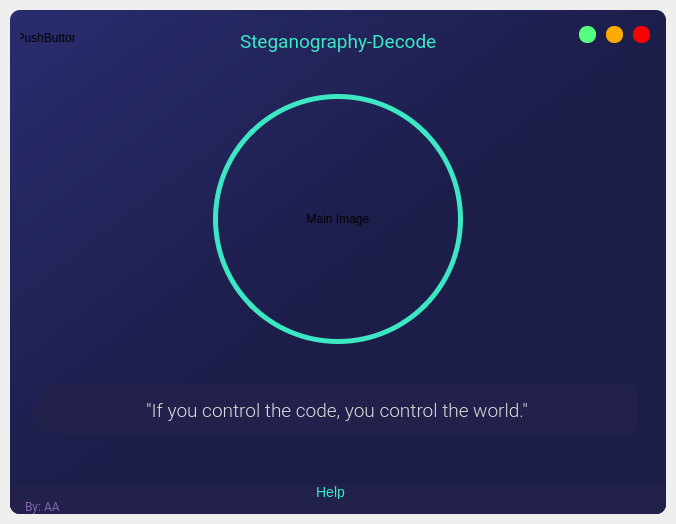
<?xml version="1.0" encoding="UTF-8"?>
<ui version="4.0">
 <class>MainWindow</class>
 <widget class="QMainWindow" name="MainWindow">
  <property name="geometry">
   <rect>
    <x>0</x>
    <y>0</y>
    <width>676</width>
    <height>524</height>
   </rect>
  </property>
  <property name="minimumSize">
   <size>
    <width>300</width>
    <height>300</height>
   </size>
  </property>
  <property name="windowTitle">
   <string>MainWindow</string>
  </property>
  <widget class="QWidget" name="centralwidget">
   <layout class="QVBoxLayout" name="drop_shadow_layout">
    <property name="spacing">
     <number>0</number>
    </property>
    <property name="leftMargin">
     <number>10</number>
    </property>
    <property name="topMargin">
     <number>10</number>
    </property>
    <property name="rightMargin">
     <number>10</number>
    </property>
    <property name="bottomMargin">
     <number>10</number>
    </property>
    <item>
     <widget class="QFrame" name="drop_shadow_frame">
      <property name="styleSheet">
       <string notr="true">background-color: qlineargradient(spread:pad, x1:0, y1:0, x2:1, y2:1, stop:0 rgba(42, 44, 111, 255), stop:0.521368 rgba(28, 29, 73, 255));
border-radius: 10px;</string>
      </property>
      <property name="frameShape">
       <enum>QFrame::NoFrame</enum>
      </property>
      <property name="frameShadow">
       <enum>QFrame::Raised</enum>
      </property>
      <layout class="QGridLayout" name="gridLayout">
       <property name="leftMargin">
        <number>0</number>
       </property>
       <property name="topMargin">
        <number>0</number>
       </property>
       <property name="rightMargin">
        <number>0</number>
       </property>
       <property name="bottomMargin">
        <number>0</number>
       </property>
       <item row="0" column="0">
        <widget class="QFrame" name="title_bar">
         <property name="maximumSize">
          <size>
           <width>16777215</width>
           <height>50</height>
          </size>
         </property>
         <property name="styleSheet">
          <string notr="true">background-color: none;</string>
         </property>
         <property name="frameShape">
          <enum>QFrame::NoFrame</enum>
         </property>
         <property name="frameShadow">
          <enum>QFrame::Raised</enum>
         </property>
         <layout class="QHBoxLayout" name="horizontalLayout">
          <property name="spacing">
           <number>0</number>
          </property>
          <property name="leftMargin">
           <number>0</number>
          </property>
          <property name="topMargin">
           <number>0</number>
          </property>
          <property name="rightMargin">
           <number>0</number>
          </property>
          <property name="bottomMargin">
           <number>0</number>
          </property>
          <item>
           <widget class="QFrame" name="frame_title">
            <property name="minimumSize">
             <size>
              <width>0</width>
              <height>50</height>
             </size>
            </property>
            <property name="font">
             <font>
              <family>Roboto Condensed Light</family>
              <pointsize>14</pointsize>
             </font>
            </property>
            <property name="frameShape">
             <enum>QFrame::StyledPanel</enum>
            </property>
            <property name="frameShadow">
             <enum>QFrame::Raised</enum>
            </property>
            <widget class="QLabel" name="label_title2">
             <property name="geometry">
              <rect>
               <x>230</x>
               <y>20</y>
               <width>202</width>
               <height>23</height>
              </rect>
             </property>
             <property name="font">
              <font>
               <family>Roboto</family>
               <pointsize>14</pointsize>
              </font>
             </property>
             <property name="styleSheet">
              <string notr="true">color: rgb(60, 231, 195);</string>
             </property>
             <property name="text">
              <string>&lt;html&gt;&lt;head/&gt;&lt;body&gt;&lt;p&gt;Steganography-Decode&lt;/p&gt;&lt;/body&gt;&lt;/html&gt;</string>
             </property>
            </widget>
            <widget class="QPushButton" name="back">
             <property name="geometry">
              <rect>
               <x>10</x>
               <y>20</y>
               <width>55</width>
               <height>16</height>
              </rect>
             </property>
             <property name="text">
              <string>PushButton</string>
             </property>
            </widget>
           </widget>
          </item>
          <item>
           <widget class="QFrame" name="frame_btns">
            <property name="maximumSize">
             <size>
              <width>100</width>
              <height>16777215</height>
             </size>
            </property>
            <property name="frameShape">
             <enum>QFrame::StyledPanel</enum>
            </property>
            <property name="frameShadow">
             <enum>QFrame::Raised</enum>
            </property>
            <layout class="QHBoxLayout" name="horizontalLayout_3">
             <item>
              <widget class="QPushButton" name="btn_maximize">
               <property name="minimumSize">
                <size>
                 <width>16</width>
                 <height>16</height>
                </size>
               </property>
               <property name="maximumSize">
                <size>
                 <width>17</width>
                 <height>17</height>
                </size>
               </property>
               <property name="toolTip">
                <string>Maximize</string>
               </property>
               <property name="styleSheet">
                <string notr="true">QPushButton {
	border: none;
	border-radius: 8px;	
	background-color: rgb(85, 255, 127);
}
QPushButton:hover {	
	background-color: rgba(85, 255, 127, 150);
}</string>
               </property>
               <property name="text">
                <string/>
               </property>
              </widget>
             </item>
             <item>
              <widget class="QPushButton" name="btn_minimize">
               <property name="minimumSize">
                <size>
                 <width>16</width>
                 <height>16</height>
                </size>
               </property>
               <property name="maximumSize">
                <size>
                 <width>17</width>
                 <height>17</height>
                </size>
               </property>
               <property name="toolTip">
                <string>Minimize</string>
               </property>
               <property name="styleSheet">
                <string notr="true">QPushButton {
	border: none;
	border-radius: 8px;		
	background-color: rgb(255, 170, 0);
}
QPushButton:hover {	
	background-color: rgba(255, 170, 0, 150);
}</string>
               </property>
               <property name="text">
                <string/>
               </property>
              </widget>
             </item>
             <item>
              <widget class="QPushButton" name="btn_close">
               <property name="minimumSize">
                <size>
                 <width>16</width>
                 <height>16</height>
                </size>
               </property>
               <property name="maximumSize">
                <size>
                 <width>17</width>
                 <height>17</height>
                </size>
               </property>
               <property name="toolTip">
                <string>Close</string>
               </property>
               <property name="styleSheet">
                <string notr="true">QPushButton {
	border: none;
	border-radius: 8px;		
	background-color: rgb(255, 0, 0);
}
QPushButton:hover {		
	background-color: rgba(255, 0, 0, 150);
}</string>
               </property>
               <property name="text">
                <string/>
               </property>
              </widget>
             </item>
            </layout>
           </widget>
          </item>
         </layout>
        </widget>
       </item>
       <item row="1" column="0">
        <widget class="QFrame" name="content_bar">
         <property name="styleSheet">
          <string notr="true">background-color: none;</string>
         </property>
         <property name="frameShape">
          <enum>QFrame::StyledPanel</enum>
         </property>
         <property name="frameShadow">
          <enum>QFrame::Raised</enum>
         </property>
         <layout class="QVBoxLayout" name="verticalLayout_4">
          <item>
           <widget class="QStackedWidget" name="stackedWidget">
            <property name="styleSheet">
             <string notr="true">background-color: none;</string>
            </property>
            <property name="currentIndex">
             <number>0</number>
            </property>
            <widget class="QWidget" name="page_home">
             <layout class="QVBoxLayout" name="verticalLayout_5">
              <property name="spacing">
               <number>0</number>
              </property>
              <property name="leftMargin">
               <number>0</number>
              </property>
              <property name="topMargin">
               <number>0</number>
              </property>
              <property name="rightMargin">
               <number>0</number>
              </property>
              <property name="bottomMargin">
               <number>0</number>
              </property>
              <item>
               <widget class="QFrame" name="frame_content_home">
                <property name="frameShape">
                 <enum>QFrame::StyledPanel</enum>
                </property>
                <property name="frameShadow">
                 <enum>QFrame::Raised</enum>
                </property>
                <layout class="QVBoxLayout" name="verticalLayout_9">
                 <item>
                  <widget class="QFrame" name="frame_infos">
                   <property name="frameShape">
                    <enum>QFrame::StyledPanel</enum>
                   </property>
                   <property name="frameShadow">
                    <enum>QFrame::Raised</enum>
                   </property>
                   <layout class="QHBoxLayout" name="horizontalLayout_4">
                    <item>
                     <widget class="QFrame" name="frame_circle_1">
                      <property name="minimumSize">
                       <size>
                        <width>250</width>
                        <height>250</height>
                       </size>
                      </property>
                      <property name="maximumSize">
                       <size>
                        <width>250</width>
                        <height>250</height>
                       </size>
                      </property>
                      <property name="styleSheet">
                       <string notr="true">QFrame{
	border: 5px solid rgb(60, 231, 195);
	border-radius: 125px;
}
QFrame:hover {
	border: 5px solid rgb(105, 95, 148);
}</string>
                      </property>
                      <property name="frameShape">
                       <enum>QFrame::StyledPanel</enum>
                      </property>
                      <property name="frameShadow">
                       <enum>QFrame::Raised</enum>
                      </property>
                      <layout class="QVBoxLayout" name="verticalLayout_6">
                       <property name="spacing">
                        <number>10</number>
                       </property>
                       <property name="leftMargin">
                        <number>10</number>
                       </property>
                       <property name="topMargin">
                        <number>50</number>
                       </property>
                       <property name="rightMargin">
                        <number>10</number>
                       </property>
                       <property name="bottomMargin">
                        <number>50</number>
                       </property>
                       <item>
                        <widget class="QPushButton" name="pushButton">
                         <property name="cursor">
                          <cursorShape>OpenHandCursor</cursorShape>
                         </property>
                         <property name="statusTip">
                          <string>Choose the cover image</string>
                         </property>
                         <property name="whatsThis">
                          <string>Choose the cover image</string>
                         </property>
                         <property name="styleSheet">
                          <string notr="true">font: 18pt &quot;MS Shell Dlg 2&quot;;</string>
                         </property>
                         <property name="text">
                          <string>Main Image</string>
                         </property>
                        </widget>
                       </item>
                      </layout>
                     </widget>
                    </item>
                   </layout>
                  </widget>
                 </item>
                 <item>
                  <widget class="QFrame" name="frame_texts">
                   <property name="minimumSize">
                    <size>
                     <width>600</width>
                     <height>0</height>
                    </size>
                   </property>
                   <property name="maximumSize">
                    <size>
                     <width>16777215</width>
                     <height>100</height>
                    </size>
                   </property>
                   <property name="frameShape">
                    <enum>QFrame::StyledPanel</enum>
                   </property>
                   <property name="frameShadow">
                    <enum>QFrame::Raised</enum>
                   </property>
                   <layout class="QVBoxLayout" name="verticalLayout_10">
                    <item>
                     <widget class="QLabel" name="label_13">
                      <property name="maximumSize">
                       <size>
                        <width>600</width>
                        <height>50</height>
                       </size>
                      </property>
                      <property name="font">
                       <font>
                        <family>Roboto Light</family>
                        <pointsize>14</pointsize>
                       </font>
                      </property>
                      <property name="styleSheet">
                       <string notr="true">color: rgb(220, 220, 220);
background-color: rgb(33, 33, 75);
border-radius: 10px;</string>
                      </property>
                      <property name="text">
                       <string>&quot;If you control the code, you control the world.&quot;</string>
                      </property>
                      <property name="alignment">
                       <set>Qt::AlignCenter</set>
                      </property>
                     </widget>
                    </item>
                   </layout>
                  </widget>
                 </item>
                </layout>
               </widget>
              </item>
             </layout>
            </widget>
            <widget class="QWidget" name="page_credits">
             <widget class="QFrame" name="frame_content_credits">
              <property name="geometry">
               <rect>
                <x>90</x>
                <y>70</y>
                <width>120</width>
                <height>80</height>
               </rect>
              </property>
              <property name="frameShape">
               <enum>QFrame::StyledPanel</enum>
              </property>
              <property name="frameShadow">
               <enum>QFrame::Raised</enum>
              </property>
             </widget>
            </widget>
           </widget>
          </item>
         </layout>
        </widget>
       </item>
       <item row="2" column="0">
        <widget class="QFrame" name="credits_bar">
         <property name="maximumSize">
          <size>
           <width>16777215</width>
           <height>30</height>
          </size>
         </property>
         <property name="styleSheet">
          <string notr="true">background-color: rgb(33, 33, 75);</string>
         </property>
         <property name="frameShape">
          <enum>QFrame::NoFrame</enum>
         </property>
         <property name="frameShadow">
          <enum>QFrame::Raised</enum>
         </property>
         <layout class="QHBoxLayout" name="horizontalLayout_2">
          <property name="spacing">
           <number>0</number>
          </property>
          <property name="leftMargin">
           <number>0</number>
          </property>
          <property name="topMargin">
           <number>0</number>
          </property>
          <property name="rightMargin">
           <number>0</number>
          </property>
          <property name="bottomMargin">
           <number>0</number>
          </property>
          <item>
           <widget class="QFrame" name="frame_label_credits">
            <property name="frameShape">
             <enum>QFrame::StyledPanel</enum>
            </property>
            <property name="frameShadow">
             <enum>QFrame::Raised</enum>
            </property>
            <layout class="QVBoxLayout" name="verticalLayout_3">
             <property name="spacing">
              <number>0</number>
             </property>
             <property name="leftMargin">
              <number>15</number>
             </property>
             <property name="topMargin">
              <number>0</number>
             </property>
             <property name="rightMargin">
              <number>0</number>
             </property>
             <property name="bottomMargin">
              <number>0</number>
             </property>
             <item>
              <widget class="QPushButton" name="bmw">
               <property name="styleSheet">
                <string notr="true">color: rgb(60, 231, 195);
font:14px;</string>
               </property>
               <property name="text">
                <string>Help</string>
               </property>
              </widget>
             </item>
             <item>
              <widget class="QLabel" name="label_credits">
               <property name="font">
                <font>
                 <family>Roboto</family>
                </font>
               </property>
               <property name="styleSheet">
                <string notr="true">color: rgb(128, 102, 168);</string>
               </property>
               <property name="text">
                <string>By: AA</string>
               </property>
              </widget>
             </item>
            </layout>
           </widget>
          </item>
          <item>
           <widget class="QFrame" name="frame_grip">
            <property name="minimumSize">
             <size>
              <width>30</width>
              <height>30</height>
             </size>
            </property>
            <property name="maximumSize">
             <size>
              <width>30</width>
              <height>30</height>
             </size>
            </property>
            <property name="styleSheet">
             <string notr="true">padding: 5px;</string>
            </property>
            <property name="frameShape">
             <enum>QFrame::StyledPanel</enum>
            </property>
            <property name="frameShadow">
             <enum>QFrame::Raised</enum>
            </property>
           </widget>
          </item>
         </layout>
        </widget>
       </item>
      </layout>
     </widget>
    </item>
   </layout>
  </widget>
 </widget>
 <resources/>
 <connections/>
</ui>
